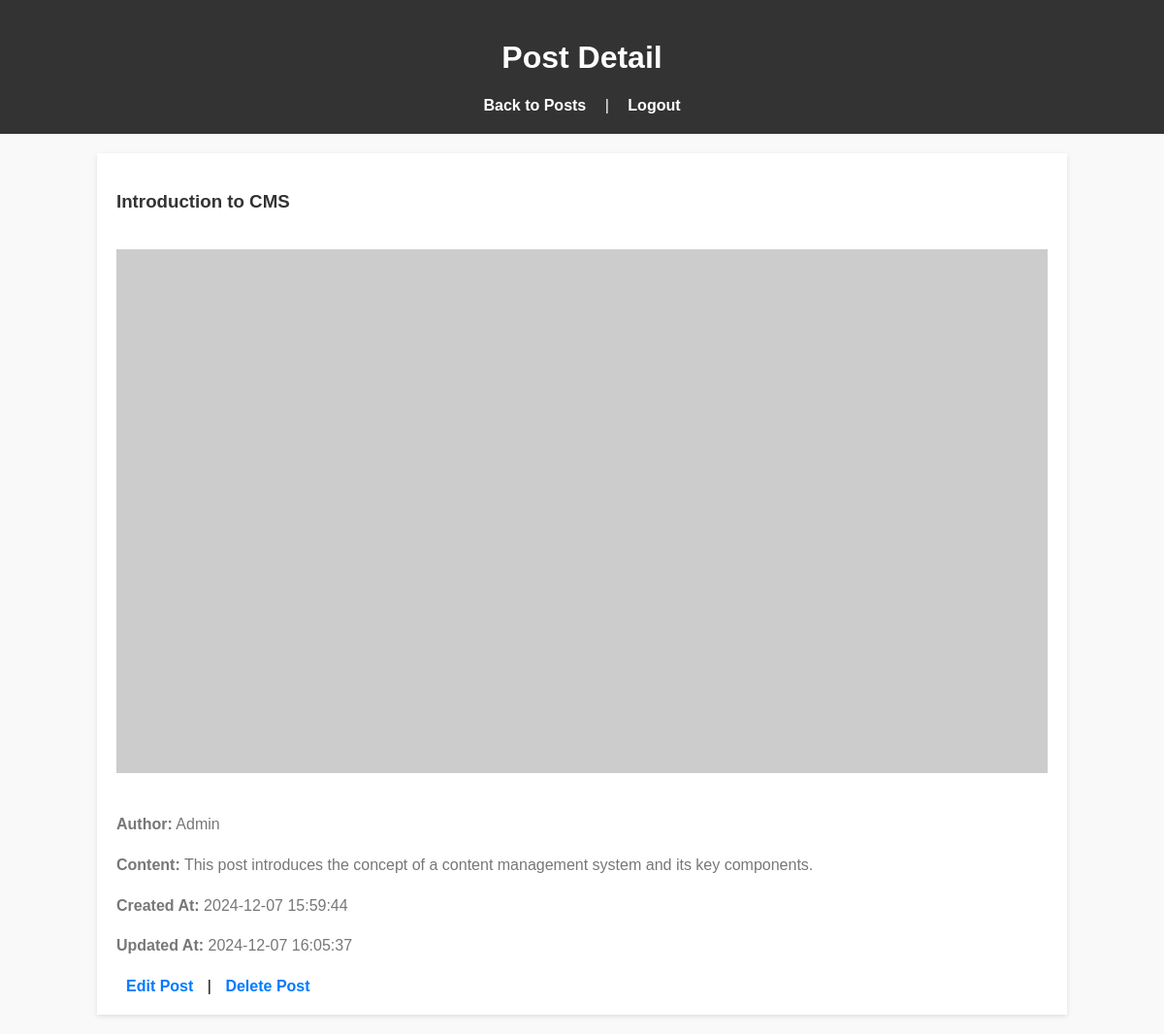
Screenshot of /admin/posts/detail.php?id=1 (signed in) with the database file from the repository.
### tables this page shows
CREATE TABLE `posts` (
  `POST_ID` int(11) NOT NULL,
  `USER_ID` int(11) DEFAULT NULL,
  `TITLE` varchar(255) NOT NULL,
  `CONTENT` text NOT NULL,
  `IMAGE` varchar(255) DEFAULT NULL,
  `CREATED_AT` timestamp NOT NULL DEFAULT current_timestamp(),
  `UPDATED_AT` timestamp NOT NULL DEFAULT current_timestamp() ON UPDATE current_timestamp()
);

CREATE TABLE `users` (
  `USER_ID` int(11) NOT NULL,
  `USERNAME` varchar(255) NOT NULL,
  `PASSWORD` varchar(255) NOT NULL,
  `ROLE` enum('user','admin') DEFAULT 'user',
  `CREATED_AT` timestamp NOT NULL DEFAULT current_timestamp(),
  `UPDATED_AT` timestamp NOT NULL DEFAULT current_timestamp() ON UPDATE current_timestamp()
);

### admin/posts/detail.php (the view, shortened to what this page needs)
<?php
include('../../db.php');
if (isset($_GET['id'])) {
    $postId = $_GET['id'];
    $query = "SELECT p.POST_ID, p.TITLE, p.CONTENT, p.IMAGE, p.CREATED_AT, p.UPDATED_AT, u.USERNAME
              FROM POSTS p
              JOIN USERS u ON p.USER_ID = u.USER_ID
              WHERE p.POST_ID = ?";
    $stmt = $conn->prepare($query);
    $stmt->bind_param('i', $postId);
    $stmt->execute();
    $result = $stmt->get_result();
    if ($result->num_rows > 0) {
        $post = $result->fetch_assoc();
    } else {
        echo "Post not found!";
        exit;
    }
} else {
    echo "No post ID provided!";
    exit;
}
?>
<!DOCTYPE html>
<html lang="en">
<head>
</head>
<body>
    <header>
        <h1>Post Detail</h1>
        <nav>
            <a href="index.php">Back to Posts</a> | <a href="../../logout.php">Logout</a>
        </nav>
    </header>
    <main>
        <div class="post-detail">
            <h3><?php echo htmlspecialchars($post['TITLE']); ?></h3>
            <?php if (!empty($post['IMAGE'])): ?>
                <img src="<?php echo htmlspecialchars($post['IMAGE']); ?>" alt="Post Image">
            <?php endif; ?>
            <p><strong>Author:</strong> <?php echo htmlspecialchars($post['USERNAME']); ?></p>
            <p><strong>Content:</strong> <?php echo nl2br(htmlspecialchars($post['CONTENT'])); ?></p>
            <p><strong>Created At:</strong> <?php echo htmlspecialchars($post['CREATED_AT']); ?></p>
            <p><strong>Updated At:</strong> <?php echo htmlspecialchars($post['UPDATED_AT']); ?></p>
            <div class="action-links">
                <a href="edit.php?id=<?php echo $post['POST_ID']; ?>">Edit Post</a> |
                <a href="delete.php?id=<?php echo $post['POST_ID']; ?>" onclick="return confirm('Are you sure you want to delete this post?')">Delete Post</a>
            </div>
        </div>
    </main>
</body>
</html>

### admin/posts/detail.php (style rules this page uses)
body { font-family: Arial, sans-serif; background-color: #f9f9f9; margin: 0; padding: 0; }
header { background-color: #333; color: white; padding: 20px; text-align: center; }
nav { margin-top: 10px; }
nav a { color: white; text-decoration: none; font-weight: bold; margin: 0 15px; }
.post-detail { background-color: white; padding: 20px; margin: 20px auto; width: 80%; box-shadow: 0 2px 5px rgba(0, 0, 0, 0.1); }
.post-detail h3 { color: #333; }
.post-detail p { color: #777; line-height: 1.6; }
.post-detail img { max-width: 100%; height: auto; margin: 20px 0; }
.action-links { margin-top: 20px; }
.action-links a { color: #007BFF; text-decoration: none; font-weight: bold; margin: 0 10px; }

### rows the page displays
posts: TITLE "Introduction to CMS", USER_ID.USERNAME "Admin", CONTENT "This post introduces the concept of a content management system and its key components.", CREATED_AT "2024-12-07 15:59:44", UPDATED_AT "2024-12-07 16:05:37"
